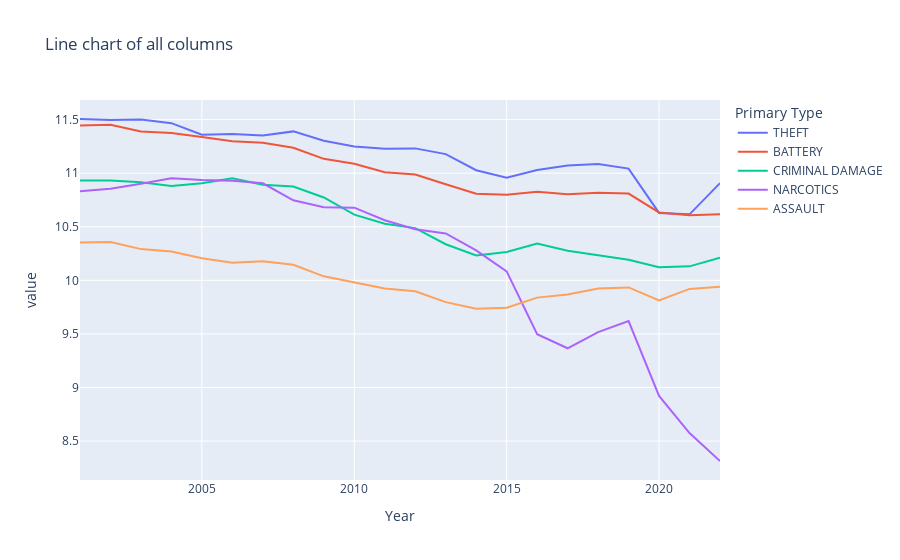

Notebook code for this chart:
### Code cell
# Plot the line chart using Plotly express
fig = px.line(pivoted_top5, x=pivoted_top5.index, y=pivoted_top5.columns, title="Line chart of all columns")
# for col in pivoted.columns:
#     fig.add_scatter(x=pivoted.index, y=col, mode='lines', name=col)

fig.show()

### Figure 1 — Plotly figure (JSON) as saved in the notebook; plotly's stock layout.template omitted (floating-point values rounded to 4 significant figures)
{"data": [{"hovertemplate": "Primary Type=THEFT<br>Year=%{x}<br>value=%{y}<extra></extra>", "legendgroup": "THEFT", "line": {"color": "#636efa", "dash": "solid"}, "marker": {"symbol": "circle"}, "mode": "lines", "name": "THEFT", "orientation": "v", "showlegend": true, "type": "scatter", "x": [2001, 2002, 2003, 2004, 2005, 2006, 2007, 2008, 2009, 2010, 2011, 2012, 2013, 2014, 2015, 2016, 2017, 2018, 2019, 2020, 2021, 2022], "xaxis": "x", "y": [11.51, 11.5, 11.5, 11.47, 11.36, 11.36, 11.35, 11.39, 11.3, 11.25, 11.23, 11.23, 11.18, 11.03, 10.96, 11.03, 11.07, 11.09, 11.04, 10.63, 10.62, 10.91], "yaxis": "y"}, {"hovertemplate": "Primary Type=BATTERY<br>Year=%{x}<br>value=%{y}<extra></extra>", "legendgroup": "BATTERY", "line": {"color": "#EF553B", "dash": "solid"}, "marker": {"symbol": "circle"}, "mode": "lines", "name": "BATTERY", "orientation": "v", "showlegend": true, "type": "scatter", "x": [2001, 2002, 2003, 2004, 2005, 2006, 2007, 2008, 2009, 2010, 2011, 2012, 2013, 2014, 2015, 2016, 2017, 2018, 2019, 2020, 2021, 2022], "xaxis": "x", "y": [11.45, 11.45, 11.39, 11.38, 11.34, 11.3, 11.28, 11.24, 11.13, 11.09, 11.01, 10.99, 10.9, 10.81, 10.8, 10.83, 10.8, 10.82, 10.81, 10.63, 10.61, 10.62], "yaxis": "y"}, {"hovertemplate": "Primary Type=CRIMINAL DAMAGE<br>Year=%{x}<br>value=%{y}<extra></extra>", "legendgroup": "CRIMINAL DAMAGE", "line": {"color": "#00cc96", "dash": "solid"}, "marker": {"symbol": "circle"}, "mode": "lines", "name": "CRIMINAL DAMAGE", "orientation": "v", "showlegend": true, "type": "scatter", "x": [2001, 2002, 2003, 2004, 2005, 2006, 2007, 2008, 2009, 2010, 2011, 2012, 2013, 2014, 2015, 2016, 2017, 2018, 2019, 2020, 2021, 2022], "xaxis": "x", "y": [10.93, 10.93, 10.92, 10.88, 10.91, 10.95, 10.89, 10.88, 10.77, 10.61, 10.53, 10.49, 10.34, 10.23, 10.26, 10.34, 10.28, 10.23, 10.19, 10.12, 10.13, 10.21], "yaxis": "y"}, {"hovertemplate": "Primary Type=NARCOTICS<br>Year=%{x}<br>value=%{y}<extra></extra>", "legendgroup": "NARCOTICS", "line": {"color": "#ab63fa", "dash": "solid"}, "marker": {"symbol": "circle"}, "mode": "lines", "name": "NARCOTICS", "orientation": "v", "showlegend": true, "type": "scatter", "x": [2001, 2002, 2003, 2004, 2005, 2006, 2007, 2008, 2009, 2010, 2011, 2012, 2013, 2014, 2015, 2016, 2017, 2018, 2019, 2020, 2021, 2022], "xaxis": "x", "y": [10.83, 10.85, 10.9, 10.95, 10.94, 10.93, 10.91, 10.75, 10.68, 10.68, 10.56, 10.48, 10.44, 10.28, 10.08, 9.498, 9.366, 9.517, 9.62, 8.921, 8.574, 8.314], "yaxis": "y"}, {"hovertemplate": "Primary Type=ASSAULT<br>Year=%{x}<br>value=%{y}<extra></extra>", "legendgroup": "ASSAULT", "line": {"color": "#FFA15A", "dash": "solid"}, "marker": {"symbol": "circle"}, "mode": "lines", "name": "ASSAULT", "orientation": "v", "showlegend": true, "type": "scatter", "x": [2001, 2002, 2003, 2004, 2005, 2006, 2007, 2008, 2009, 2010, 2011, 2012, 2013, 2014, 2015, 2016, 2017, 2018, 2019, 2020, 2021, 2022], "xaxis": "x", "y": [10.35, 10.36, 10.29, 10.27, 10.21, 10.16, 10.18, 10.14, 10.04, 9.978, 9.924, 9.898, 9.797, 9.735, 9.744, 9.839, 9.868, 9.924, 9.934, 9.812, 9.92, 9.94], "yaxis": "y"}], "layout": {"legend": {"title": {"text": "Primary Type"}, "tracegroupgap": 0}, "title": {"text": "Line chart of all columns"}, "xaxis": {"anchor": "y", "domain": [0, 1], "title": {"text": "Year"}}, "yaxis": {"anchor": "x", "domain": [0, 1], "title": {"text": "value"}}}}
